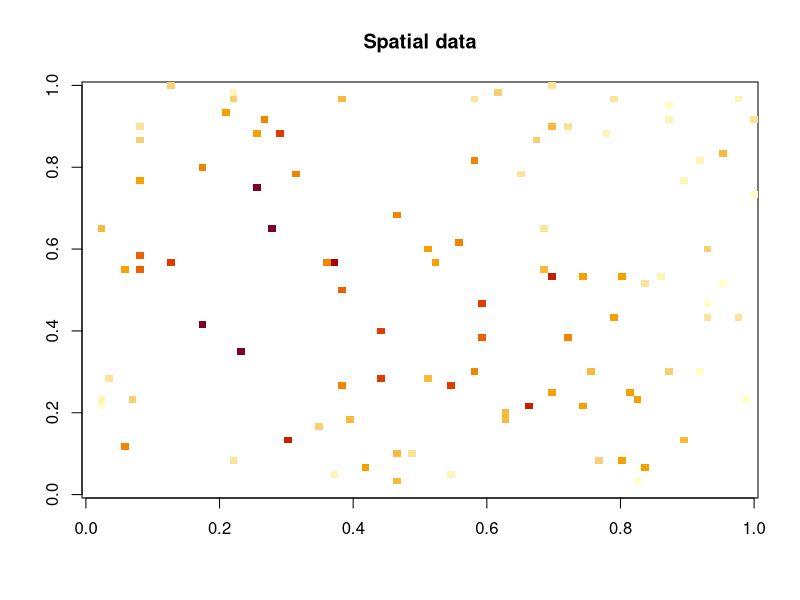

Generate this figure with R: (Note: this script raises an error after producing the figure.)
## ---- chunk 1
d <- data.frame(z = as.vector(volcano),
                x = as.vector(row(volcano)),
                y = as.vector(col(volcano)))
set.seed(1)
d$z <- d$z + rnorm(length(volcano), sd=15)
d <- d[sample(nrow(d), 100), ]
volcano.data <- array(NA, dim(volcano))
volcano.data[cbind(d$x, d$y)] <- d$z
# 带噪声的数据
image(volcano.data, main="Spatial data")

d$pos <- numFactor(d$x, d$y)
d$group <- factor(rep(1, nrow(d)))

f <- glmmTMB(z ~ 1 + exp(pos + 0 | group), data=d)
confint(f, "sigma")
newdata <- data.frame( pos=numFactor(expand.grid(x=1:3,y=1:3)) )
newdata$group <- factor(rep(1, nrow(newdata)))
newdata
predict(f, newdata, type="response", allow.new.levels=TRUE)

predict_col <- function(i) {
    newdata <- data.frame( pos = numFactor(expand.grid(1:87,i)))
    newdata$group <- factor(rep(1,nrow(newdata)))
    predict(f, newdata=newdata, type="response", allow.new.levels=TRUE)
}
pred <- sapply(1:61, predict_col)
# 重建的图像
image(pred, main="Reconstruction")
